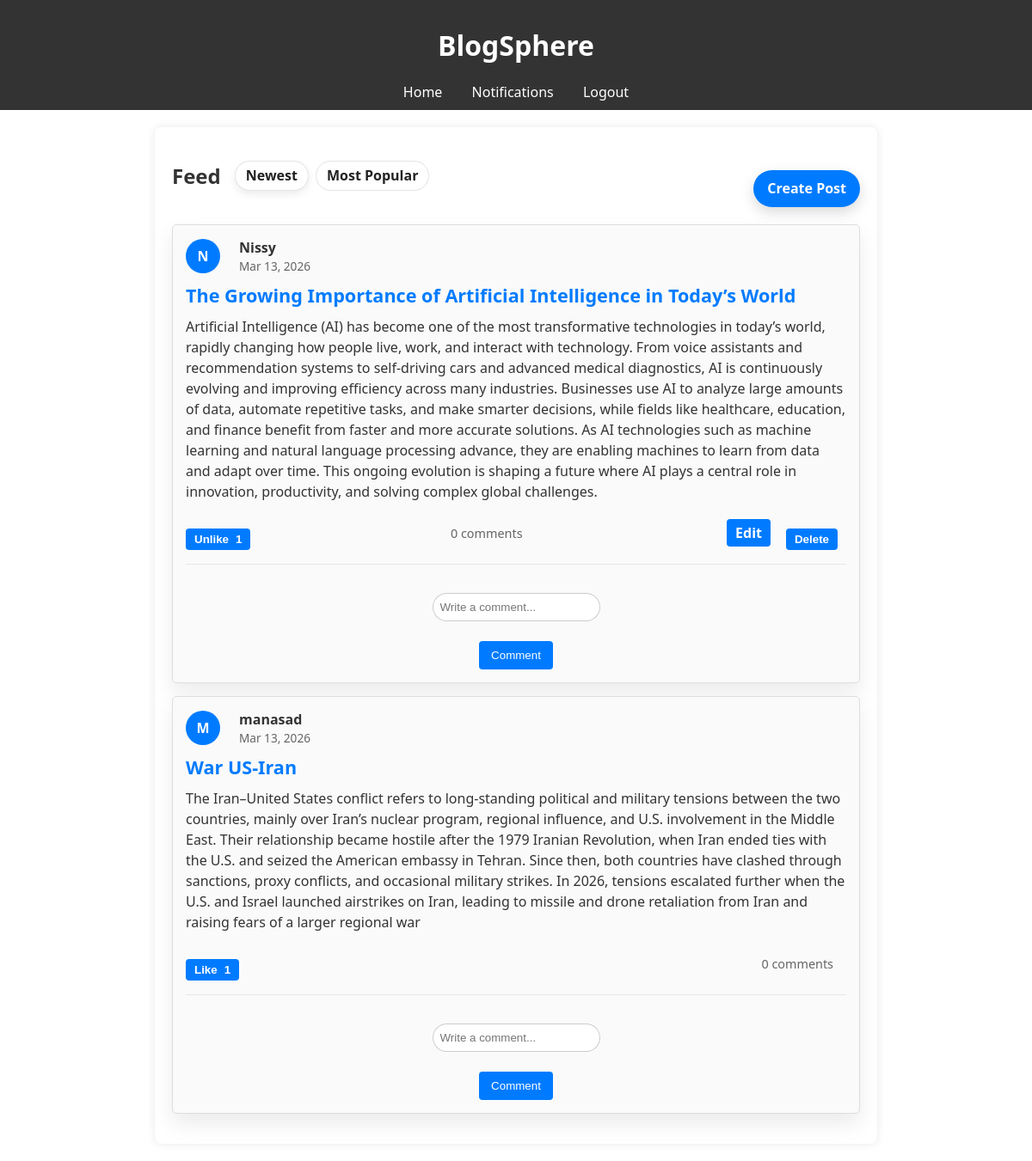
The app's page / (signed in) with its own data.
### models.py (models this page shows)
class Post(db.Model):
    id = db.Column(db.Integer, primary_key=True)
    user_id = db.Column(db.Integer, db.ForeignKey('user.id'), nullable=False)
    title = db.Column(db.String(200), nullable=False)
    content = db.Column(db.Text, nullable=False)
    created_at = db.Column(db.DateTime, default=datetime.utcnow)
    comments = db.relationship('Comment', backref='post', lazy=True)
    likes = db.relationship('Like', backref='post', lazy=True)

class User(UserMixin, db.Model):
    id = db.Column(db.Integer, primary_key=True)
    username = db.Column(db.String(150), unique=True, nullable=False)
    email = db.Column(db.String(150), unique=True, nullable=False)
    password_hash = db.Column(db.String(150), nullable=False)
    bio = db.Column(db.Text, nullable=True)
    posts = db.relationship('Post', backref='author', lazy=True)
    comments = db.relationship('Comment', backref='author', lazy=True)
    likes = db.relationship('Like', backref='user', lazy=True)
    notifications = db.relationship('Notification', backref='user', lazy=True)

### app.py (the view)
@app.route('/')
@login_required
def home():
    sort = request.args.get('sort', 'newest')
    if sort == 'popular':
        posts = (
            Post.query
            .outerjoin(Like)
            .group_by(Post.id)
            .order_by(db.func.count(Like.id).desc(), Post.created_at.desc())
            .all()
        )
    else:
        posts = Post.query.order_by(Post.created_at.desc()).all()
    return render_template('home.html', posts=posts, sort=sort)

### app.py (called while the page is built)
@login_manager.user_loader
def load_user(user_id):
    return User.query.get(int(user_id))

@app.context_processor
def inject_unread_count():
    if current_user.is_authenticated:
        unread_count = Notification.query.filter_by(user_id=current_user.id, is_read=False).count()
        return dict(unread_count=unread_count)
    return dict(unread_count=0)

### templates/home.html (shortened to what this page needs)
{% extends "base.html" %}
{% block content %}
<div class="feed-header">
    <div class="feed-header-left">
        <h2>Feed</h2>
        <div class="feed-filters">
            <a href="{{ url_for('home', sort='newest') }}" class="filter-btn {% if sort != 'popular' %}active{% endif %}">Newest</a>
            <a href="{{ url_for('home', sort='popular') }}" class="filter-btn {% if sort == 'popular' %}active{% endif %}">Most Popular</a>
        </div>
    </div>
    <a class="create-post-btn" href="{{ url_for('create_post') }}">Create Post</a>
</div>
{% for post in posts %}
<div class="post">
    <div class="post-header">
        <div class="avatar" aria-hidden="true">{{ post.author.username[0]|upper }}</div>
        <div class="post-meta">
            <span class="post-author">{{ post.author.username }}</span>
            <span class="post-date">{{ post.created_at.strftime('%b %d, %Y') }}</span>
        </div>
    </div>
    <h3 class="post-title">{{ post.title }}</h3>
    <p class="post-content">{{ post.content }}</p>
    <div class="post-actions">
        <div class="post-engage">
            {% set liked = (post.likes | selectattr('user_id', 'equalto', current_user.id) | list | length) > 0 %}
            <form method="POST" action="{{ url_for('like_post', post_id=post.id) }}" class="like-form">
                <button type="submit" class="like-btn {% if liked %}liked{% endif %}">
                    {% if liked %}Unlike{% else %}Like{% endif %}
                    <span class="like-count">{{ post.likes|length }}</span>
                </button>
            </form>
        </div>
        <div class="post-stats">
            <span>{{ post.comments|length }} comments</span>
        </div>
        {% if post.author.id == current_user.id %}
        <div class="post-manage">
            <a class="edit-link" href="{{ url_for('edit_post', post_id=post.id) }}">Edit</a>
            <form method="POST" action="{{ url_for('delete_post', post_id=post.id) }}" class="delete-form">
                <button type="submit" onclick="return confirm('Delete this post?')">Delete</button>
            </form>
        </div>
        {% endif %}
    </div>
    <div class="comments">
        <form method="POST" action="{{ url_for('comment_post', post_id=post.id) }}" class="comment-form">
            <input type="text" name="comment" placeholder="Write a comment..." required>
            <button type="submit">Comment</button>
        </form>
    </div>
</div>
{% endfor %}
{% endblock %}

### static/css/style.css (style rules this page uses)
body { font-family: 'Segoe UI', Tahoma, Geneva, Verdana, sans-serif; margin: 0; padding: 0; color: #333; }
.feed-header { display: flex; justify-content: space-between; align-items: flex-end; margin-bottom: 1.25rem; gap: 1rem; flex-wrap: wrap; }
.feed-header-left { display: flex; align-items: center; gap: 1rem; flex-wrap: wrap; }
.feed-filters { display: flex; gap: 0.5rem; }
.filter-btn { padding: 0.35rem 0.75rem; border-radius: 999px; border: 1px solid rgba(0, 0, 0, 0.1); background: rgba(255, 255, 255, 0.65); color: #222; font-weight: 600; text-decoration: none; }
.filter-btn.active { background: white; box-shadow: 0 4px 10px rgba(0, 0, 0, 0.08); }
.create-post-btn { padding: 0.65rem 1rem; border-radius: 999px; background: #007bff; color: white; text-decoration: none; font-weight: 600; box-shadow: 0 6px 16px rgba(0, 0, 0, 0.15); }
.post { background: rgba(255, 255, 255, 0.95); border-radius: 14px; padding: 1.25rem 1.5rem; box-shadow: 0 12px 24px rgba(0, 0, 0, 0.08); margin-bottom: 1.25rem; }
.post-header { display: flex; align-items: center; gap: 0.75rem; margin-bottom: 1rem; }
.avatar { width: 44px; height: 44px; border-radius: 50%; background: #007bff; color: white; display: flex; align-items: center; justify-content: center; font-weight: 700; font-size: 1rem; }
.post-meta { display: flex; flex-direction: column; gap: 0.1rem; }
.post-author { font-weight: 700; }
.post-date { font-size: 0.85rem; color: rgba(0, 0, 0, 0.6); }
.post-title { font-size: 1.35rem; margin: 0.5rem 0 0.75rem; }
.post-content { margin: 0 0 1rem; line-height: 1.5; }
.post-actions { display: flex; align-items: center; justify-content: space-between; flex-wrap: wrap; gap: 0.75rem; margin-bottom: 1rem; }
.post-engage { display: flex; align-items: center; gap: 0.5rem; }
.like-form { display: inline; }
.like-btn { display: inline-flex; align-items: center; gap: 0.5rem; padding: 0.5rem 0.9rem; background: rgba(0, 123, 255, 0.1); border: 1px solid rgba(0, 123, 255, 0.35); border-radius: 999px; color: #0056b3; font-weight: 600; cursor: pointer; }
.like-btn.liked { background: #007bff; color: white; }
.post-stats { display: flex; gap: 1rem; color: rgba(0, 0, 0, 0.65); font-size: 0.9rem; }
.post-manage { display: flex; align-items: center; gap: 0.5rem; }
.post-manage a, .post-manage button { background: transparent; border: none; color: #007bff; cursor: pointer; font-weight: 600; text-decoration: none; }
.comments { border-top: 1px solid rgba(0, 0, 0, 0.08); padding-top: 1rem; margin-top: 1rem; }
.comment-form { display: flex; gap: 0.5rem; margin-top: 0.75rem; align-items: center; }
.comment-form input { flex: 1; padding: 0.5rem; border-radius: 999px; border: 1px solid rgba(0, 0, 0, 0.2); }
.comment-form button { padding: 0.55rem 0.9rem; }
.post { border: 1px solid #ddd; padding: 15px; margin: 15px 0; border-radius: 5px; background-color: #fafafa; }
.post-header { display: flex; align-items: center; margin-bottom: 10px; }
.avatar { width: 40px; height: 40px; border-radius: 50%; background-color: #007bff; margin-right: 10px; }
.post-title { color: #007bff; font-weight: bold; margin: 10px 0; }
.post-stats { margin: 10px 0; font-size: 0.9em; color: #666; }
.post-stats span { margin-right: 15px; }
.post-actions { margin-top: 10px; }
.post-actions a, .post-actions button { margin-right: 10px; padding: 5px 10px; text-decoration: none; background-color: #007bff; color: white; border: none; border-radius: 4px; cursor: pointer; }
form { display: flex; flex-direction: column; }
input, textarea { padding: 8px; margin-top: 5px; border: 1px solid #ccc; border-radius: 4px; }
button { margin-top: 15px; padding: 10px; background-color: #007bff; color: white; border: none; border-radius: 4px; cursor: pointer; }
p { margin-top: 20px; }
a { color: #007bff; }

### records on screen
Post: author "N", author.username "Nissy", created_at "Mar 13, 2026", title "The Growing Importance of Artificial Intelligence in Today’s World", content "Artificial Intelligence (AI) has become one of the most transformative technologies in today’s world, rapidly changing how people live, work, and interact with technology. From voice assistants and recommendation systems to self-driving cars and advanced medical diagnostics, AI is continuously evolving and improving efficiency across many industries. Businesses use AI to analyze large amounts of data, automate repetitive tasks, and make smarter decisions, while fields like healthcare, education, and finance benefit from faster and more accurate solutions. As AI technologies such as machine learning and natural language processing advance, they are enabling machines to learn from data and…", shows "Unlike", likes|length "1", comments|length "0"
Post: author "M", author.username "manasad", created_at "Mar 13, 2026", title "War US-Iran", content "The Iran–United States conflict refers to long-standing political and military tensions between the two countries, mainly over Iran’s nuclear program, regional influence, and U.S. involvement in the Middle East. Their relationship became hostile after the 1979 Iranian Revolution, when Iran ended ties with the U.S. and seized the American embassy in Tehran. Since then, both countries have clashed through sanctions, proxy conflicts, and occasional military strikes. In 2026, tensions escalated further when the U.S. and Israel launched airstrikes on Iran, leading to missile and drone retaliation from Iran and raising fears of a larger regional war", shows "Like", likes|length "1", comments|length "0"
